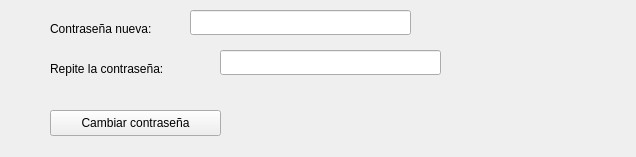
<?xml version="1.0" encoding="UTF-8"?>
<ui version="4.0">
 <class>w_cambiar_contrasena</class>
 <widget class="QWidget" name="w_cambiar_contrasena">
  <property name="geometry">
   <rect>
    <x>0</x>
    <y>0</y>
    <width>636</width>
    <height>157</height>
   </rect>
  </property>
  <property name="windowTitle">
   <string>SIHMED - Cambiar contraseña</string>
  </property>
  <widget class="QLabel" name="label">
   <property name="geometry">
    <rect>
     <x>50</x>
     <y>20</y>
     <width>141</width>
     <height>18</height>
    </rect>
   </property>
   <property name="text">
    <string>Contraseña nueva:</string>
   </property>
  </widget>
  <widget class="QLabel" name="label_2">
   <property name="geometry">
    <rect>
     <x>50</x>
     <y>60</y>
     <width>171</width>
     <height>18</height>
    </rect>
   </property>
   <property name="text">
    <string>Repite la contraseña:</string>
   </property>
  </widget>
  <widget class="QLineEdit" name="le_contrasena_nuev">
   <property name="geometry">
    <rect>
     <x>190</x>
     <y>10</y>
     <width>221</width>
     <height>25</height>
    </rect>
   </property>
  </widget>
  <widget class="QLineEdit" name="le_repetir_contrasena">
   <property name="geometry">
    <rect>
     <x>220</x>
     <y>50</y>
     <width>221</width>
     <height>25</height>
    </rect>
   </property>
  </widget>
  <widget class="QPushButton" name="pb_cambiar_contrasena">
   <property name="geometry">
    <rect>
     <x>50</x>
     <y>110</y>
     <width>171</width>
     <height>26</height>
    </rect>
   </property>
   <property name="text">
    <string>Cambiar contraseña</string>
   </property>
  </widget>
 </widget>
 <resources/>
 <connections/>
</ui>
